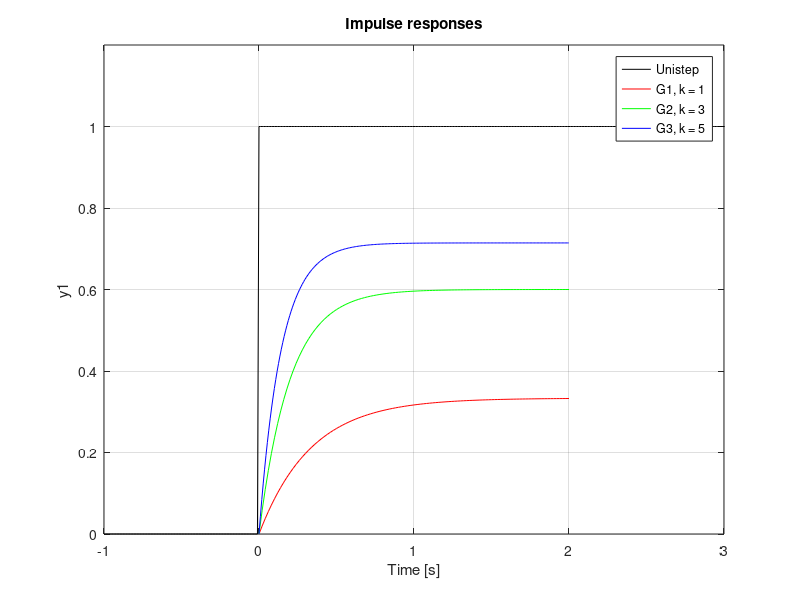
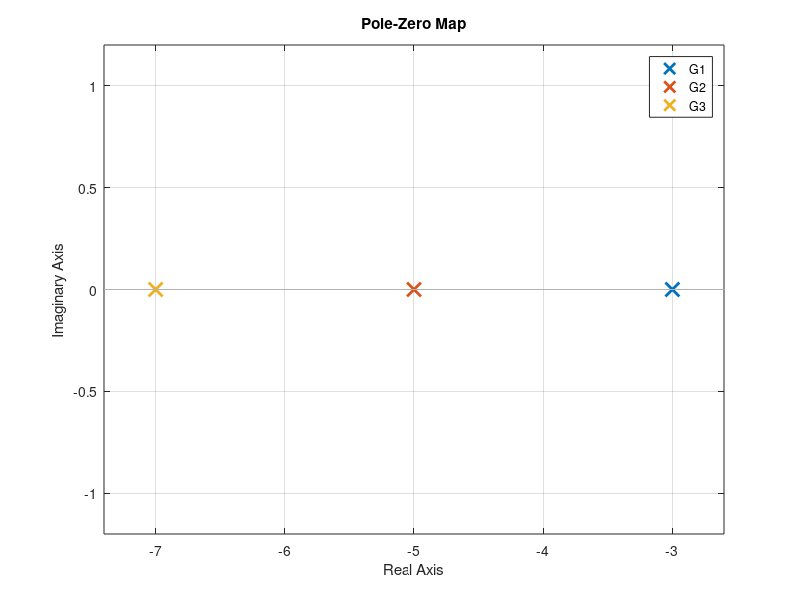
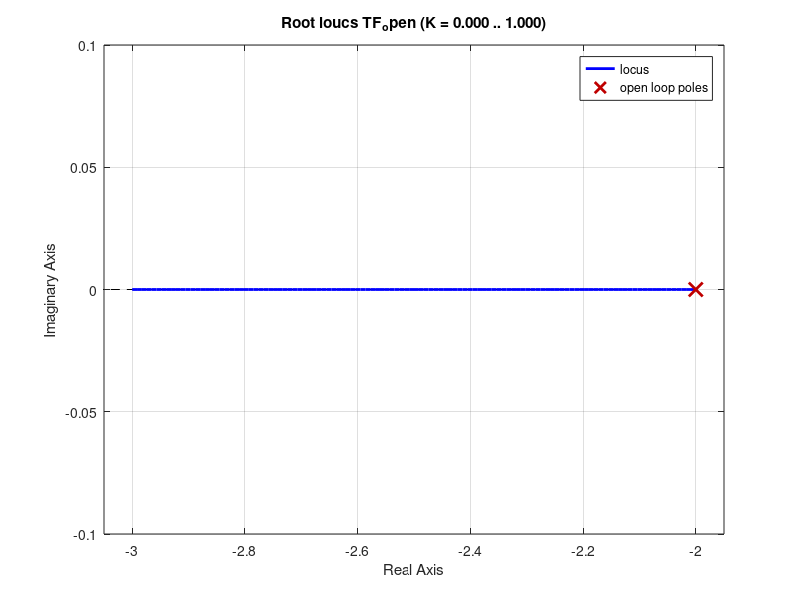

The MATLAB source for these figures, in order:
% Control Theory
% 15/05/2020
% Nico Antonelli

% --- Roots: Gemetric Locus, One Pole ---


% TF_open   = k/(s+2)
% TF_closed = k/(s+2+k)

% Characteristic ecuation
% s + 2 + k = 0, test with k = [1, 3, 5]

% G1 Definition
k = 1;
num = [k];
den = [1, 2+k];
G1 = tf(num, den);

% G2 Definition
k = 3;
num = [k];
den = [1, 2+k];
G2 = tf(num, den);

% G3 Definition
k = 5;
num = [k];
den = [1, 2+k];
G3 = tf(num, den);

hold on;
t = -1:0.01:25;
unistep = t>=0;
plot(t, unistep, '-k');
step(G1, '-r', G2, '-g', G3, '-b');

xlim([-1, 3]);
ylim([0, 1.2]);
title('Impulse responses');
legend('Unistep', 'G1, k = 1', 'G2, k = 3', 'G3, k = 5')
hold off;

figure(2);
pzmap(G1, G2, G3);
legend('G1', 'G2', 'G3')

% Roots: Geometric Locus
% Parameter: TF_open with k = 1
figure(3);
num = [1];
den = [1, 2];
TF_open = tf(num, den);
rlocus(TF_open);
